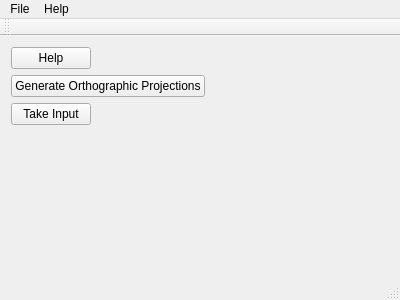
<?xml version="1.0" encoding="UTF-8"?>
<ui version="4.0">
 <class>MainWindow</class>
 <widget class="QMainWindow" name="MainWindow">
  <property name="geometry">
   <rect>
    <x>0</x>
    <y>0</y>
    <width>400</width>
    <height>300</height>
   </rect>
  </property>
  <property name="windowTitle">
   <string>MainWindow</string>
  </property>
  <widget class="QWidget" name="centralWidget">
   <layout class="QFormLayout" name="formLayout">
    <item row="0" column="0">
     <widget class="QPushButton" name="help">
      <property name="text">
       <string>Help</string>
      </property>
     </widget>
    </item>
    <item row="1" column="0">
     <widget class="QPushButton" name="genOrthoProjec">
      <property name="text">
       <string>Generate Orthographic Projections</string>
      </property>
     </widget>
    </item>
    <item row="2" column="0">
     <widget class="QPushButton" name="threeDInput">
      <property name="text">
       <string>Take Input</string>
      </property>
     </widget>
    </item>
   </layout>
  </widget>
  <widget class="QMenuBar" name="menuBar">
   <property name="geometry">
    <rect>
     <x>0</x>
     <y>0</y>
     <width>400</width>
     <height>22</height>
    </rect>
   </property>
   <widget class="QMenu" name="menuFile">
    <property name="title">
     <string>Help</string>
    </property>
    <addaction name="actionAbout"/>
    <addaction name="actionAbout_QT"/>
   </widget>
   <widget class="QMenu" name="menuHelp">
    <property name="title">
     <string>File</string>
    </property>
    <addaction name="actionExit"/>
   </widget>
   <addaction name="menuHelp"/>
   <addaction name="menuFile"/>
  </widget>
  <widget class="QToolBar" name="mainToolBar">
   <attribute name="toolBarArea">
    <enum>TopToolBarArea</enum>
   </attribute>
   <attribute name="toolBarBreak">
    <bool>false</bool>
   </attribute>
  </widget>
  <widget class="QStatusBar" name="statusBar"/>
  <action name="actionExit">
   <property name="text">
    <string>Exit</string>
   </property>
   <property name="shortcut">
    <string>Ctrl+Q</string>
   </property>
  </action>
  <action name="actionAbout">
   <property name="text">
    <string>About</string>
   </property>
   <property name="shortcut">
    <string>Ctrl+H</string>
   </property>
  </action>
  <action name="actionAbout_QT">
   <property name="text">
    <string>About QT</string>
   </property>
   <property name="shortcut">
    <string>Ctrl+Shift+H</string>
   </property>
  </action>
 </widget>
 <layoutdefault spacing="6" margin="11"/>
 <resources/>
 <connections/>
</ui>
